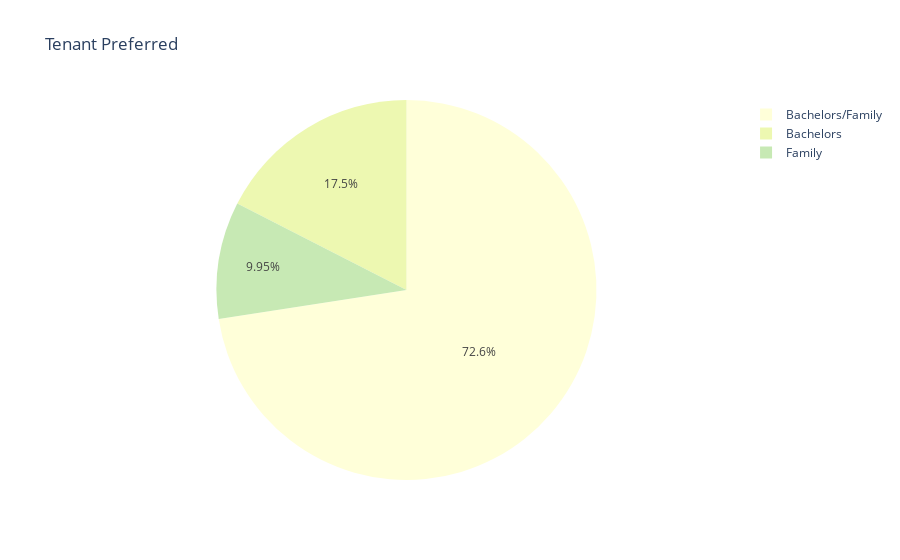

Notebook source saved alongside this figure:
### Code cell
#Pie chart for Tenant Preferred
figure = px.pie(house_rent_data, names='Tenant Preferred', title='Tenant Preferred',color_discrete_sequence=px.colors.sequential.YlGnBu)
figure.show()

### Figure 1 — Plotly figure (JSON) as saved in the notebook; plotly's stock layout.template omitted (floating-point values rounded to 4 significant figures; data arrays with more than 128 entries replaced by an {"elided": "..."} marker saying what was removed)
{"data": [{"domain": {"x": [0, 1], "y": [0, 1]}, "hovertemplate": "Tenant Preferred=%{label}<extra></extra>", "labels": {"elided": "4746 str values"}, "legendgroup": "", "name": "", "showlegend": true, "type": "pie"}], "layout": {"legend": {"tracegroupgap": 0}, "piecolorway": ["rgb(255,255,217)", "rgb(237,248,177)", "rgb(199,233,180)", "rgb(127,205,187)", "rgb(65,182,196)", "rgb(29,145,192)", "rgb(34,94,168)", "rgb(37,52,148)", "rgb(8,29,88)"], "title": {"text": "Tenant Preferred"}}}
